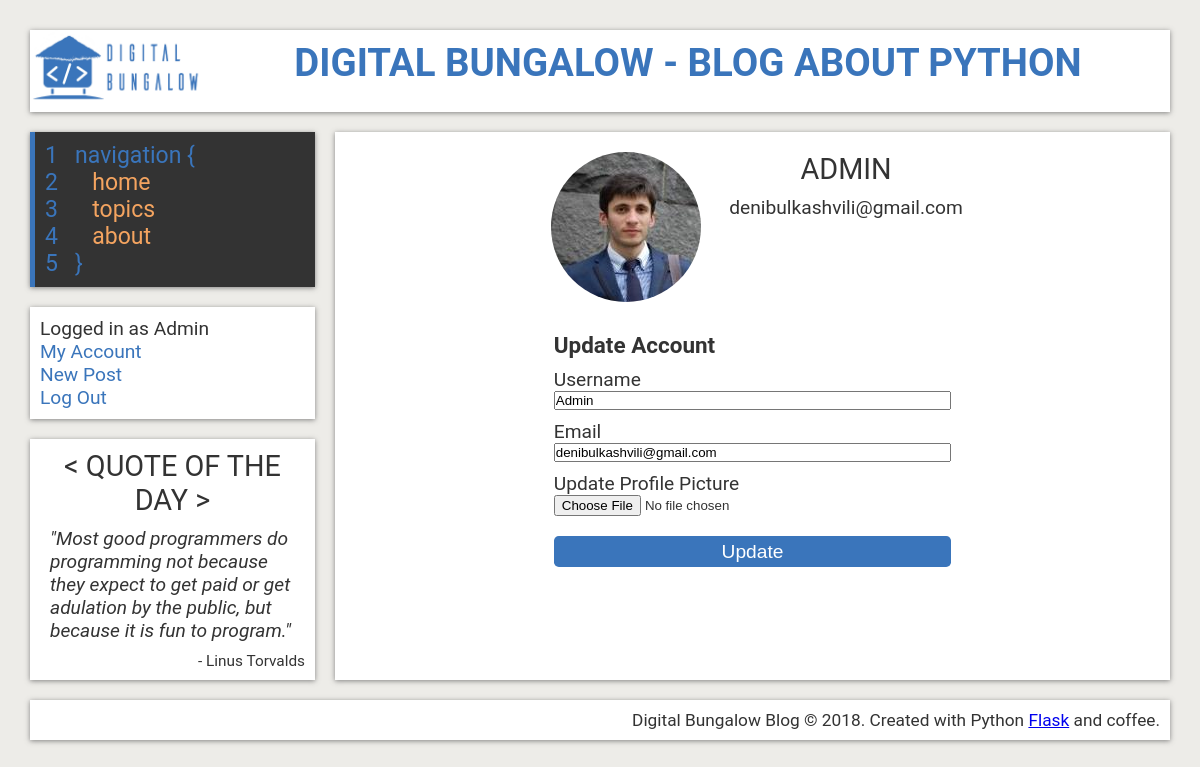
The page /account (signed in) on the database its author committed.
### flaskblog/models.py (models this page shows, shortened)
class User(db.Model, UserMixin):
    id = db.Column(db.Integer, primary_key=True)
    username = db.Column(db.String(20), unique=True, nullable=False)
    email = db.Column(db.String(120), unique=True, nullable=False)
    image_file = db.Column(db.String(20), nullable=False, default='default-avatar.jpg')
    password = db.Column(db.String(60), nullable=False)
    posts = db.relationship('Post', backref='author', lazy=True)

### flaskblog/routes.py (the view)
@app.route("/account", methods=['GET', 'POST'])
@login_required
def account():
    form = UpdateAccountForm()
    if form.validate_on_submit():
        if form.picture.data:
            picture_file = save_picture(form.picture.data)
            current_user.image_file = picture_file
        current_user.username = form.username.data
        current_user.email = form.email.data
        db.session.commit()
        flash('Your account has been updated', 'success')
        return redirect(url_for('account'))
    elif request.method == 'GET':
        form.username.data = current_user.username
        form.email.data = current_user.email
    image_file = url_for('static', filename='images/' + current_user.image_file)
    return render_template('account.html', title="Account",
                            image_file=image_file, form=form)

### flaskblog/forms.py (shortened to what this page needs)
class UpdateAccountForm(FlaskForm):
    username = StringField('Username', validators=[DataRequired(),
                            Length(min=2, max=20)])
    email = StringField('Email', validators=[DataRequired(), Email()])
    picture = FileField('Update Profile Picture', validators=[FileAllowed(['jpg', 'png'])])
    submit = SubmitField('Update')

### flaskblog/models.py (called while the page is built)
@login_manager.user_loader
def load_user(user_id):
    return User.query.get(int(user_id))

### flaskblog/templates/account.html (shortened to what this page needs)
{% extends "layout.html" %}
{% block content %}
    <article class="account">
      <section class="account-info">
        <img src="{{ image_file }}" alt="">
        <div class="account-info-main">
          <h2>{{ current_user.username }}</h2>
          <p>{{ current_user.email }}</p>
        </div>
      </section>
      <section class="account-form">
        <h3>Update Account</h3>
        <form class="update-account" action="" method="POST" enctype="multipart/form-data">
          <div class="form-group">
            {{  form.username.label }}
            {% if form.username.errors %}
              {{ form.username }}
              <div class="invalid-feedback">
                {% for error in form.username.errors %}
                  <span>{{ error }}</span>
                {% endfor %}
              </div>
            {% else %}
              {{  form.username }}
            {% endif %}
          </div>
          <div class="form-group">
            {{  form.email.label }}
            {% if form.email.errors %}
              {{ form.email }}
              <div class="invalid-feedback">
                {% for error in form.email.errors %}
                  <span>{{ error }}</span>
                {% endfor %}
              </div>
            {% else %}
              {{  form.email }}
            {% endif %}
          </div>
          <div class="form-group">
            {{  form.picture.label }}
            {{  form.picture }}
          </div>
          <div class="form-group btn">
            {{ form.submit }}
          </div>
        </form>
      </section>
    </article>
{% endblock content %}

### flaskblog/templates/layout.html (shortened to what this page needs)
<!DOCTYPE html>
<html lang="en">
  <head>
    <link rel="stylesheet" href="{{ url_for('static', filename='style.css') }}">
    <link rel="stylesheet" href="https://use.fontawesome.com/releases/v5.0.13/css/all.css">
  </head>
  <body>
    <div class="wrapper">
    <header>
      <div class="logo">
        <a href="{{ url_for('home')}}">
          <img src="{{ url_for('static', filename='images/logo.png') }}"
               alt="digital-bungalow-logo">
        </a>
      </div>
      <div class="title">
        <h1>
          <a href="{{ url_for('home')}}">
            Digital Bungalow - Blog About Python
          </a>
        </h1>
      </div>
    </header>
    <aside>
      <nav>
        <ul>
          <li>
            1 &nbsp;&nbsp;navigation {
          </li>
          <li>
            <a href="{{ url_for('home')}}">
              <span>2</span>  &nbsp;&nbsp;&nbsp;&nbsp; home
            </a>
          </li>
          <li>
            <a href="{{ url_for('topics')}}">
              <span>3</span>  &nbsp;&nbsp;&nbsp;&nbsp; topics
            </a>
          </li>
          <li>
            <a href="{{ url_for('about')}}">
              <span>4</span>  &nbsp;&nbsp;&nbsp;&nbsp; about
            </a>
          </li>
          <li>
            5 &nbsp;&nbsp;}
          </li>
        </ul>
      </nav>
      <div class="log-reg">
        <ul>
          {% if current_user.is_authenticated %}
            <li>Logged in as {{ current_user.username }}</li>
            <li><a href="{{ url_for('account')}}">My Account</a></li>
            <li><a href="{{ url_for('new_post')}}">New Post</a></li>
            <li><a href="{{ url_for('logout')}}">Log Out</a></li>
          {% else %}
            <li><a href="{{ url_for('register')}}">Register</a></li>
            <li><a href="{{ url_for('login')}}">Log In</a></li>
          {% endif %}
        </ul>
      </div>
      <div class="sidebar">
        <h2>&lt; Quote of the Day &gt;</h2>
        <p class="quote">"Most good programmers do programming not because they
          expect to get paid or get adulation by the public, but because it is fun to program." </p>
        <p class= "quote-meta">- Linus Torvalds</p>
      </div>
    </aside>
    {% block content %}{% endblock content %}
    <footer>
      <p>Digital Bungalow Blog &copy; 2018.
        Created with Python <a href="http://flask.pocoo.org/">Flask</a> and coffee.</p>
    </footer>
  </div>
  </body>
</html>

### flaskblog/static/style.css (style rules this page uses)
:root { --primary: #ffffff; --blue: #3a75bb; --orange: #F4A460; --lightblue: #DDEAF9; --grey: #edece8; --hover: #696969; --dark: #333; --shadow: 0 1px 5px rgba(104, 104, 104, 0.8); }
* { margin: 0px; padding: 0px; }
html { box-sizing: border-box; color: var(--dark); font-family: Roboto; font-size: 1.2em; }
body { background: var(--grey); }
h2 { text-transform: uppercase; font-weight: normal; }
.wrapper { margin: 30px; display: grid; grid-gap: 20px; grid-template-areas: "header header" "aside article" "footer footer"; grid-template-columns: 25% 1fr; }
header { grid-area: header; background: var(--primary); display: grid; grid-template-columns: 1fr 6fr; box-shadow: var(--shadow); }
.logo { text-align: center; }
.logo img { height: 4em; }
.title { padding: 10px; text-align: center; text-transform: uppercase; }
.title a { text-decoration: none; color: var(--blue); }
aside { grid-area: aside; align-self: start; display: flex; flex-direction: column; }
nav { background: var(--dark); padding: 10px; box-shadow: var(--shadow); font-size: 1.2em; border-left: 5px solid var(--blue); margin-bottom: 20px; }
nav ul { list-style: none; }
nav ul li { color: var(--blue); }
nav a { text-decoration: none; color: var(--orange); display:inline-block; width: 100%; text-transform: lowercase; }
nav a span { color: var(--blue); }
.log-reg { background: var(--primary); padding: 10px; box-shadow: var(--shadow); margin-bottom: 20px; }
.log-reg ul { list-style: none; }
.log-reg ul a { text-decoration: none; color: var(--blue); }
.sidebar { background: var(--primary); padding: 10px; box-shadow: var(--shadow); align-self: flex-start; }
.sidebar h2 { text-align: center; }
.sidebar p.quote { font-style: italic; padding: 10px; }
.sidebar p.quote-meta { font-size: 0.8em; text-align: right; }
footer { grid-area: footer; background: var(--primary); padding: 10px; box-shadow: var(--shadow); text-align: right; font-size: 0.9em; }
article { grid-area: article; background: var(--primary); padding: 10px 20px; box-shadow: var(--shadow); }
section { padding: 10px 0; }
article h2 { text-align: center; margin-bottom: 10px; }
article h3 { margin: 10px 0; }
.form-group { display: flex; flex-direction: column; margin: 10px 0; }
#submit { margin-top: 10px; background-color: var(--blue); color: white; border: 0; border-radius: 0.25rem; padding: 0.25rem 0.5rem; font-size: inherit; }
.account-info { display:grid; grid-template-columns: repeat(4, 1fr);; grid-gap: 20px; }
.account-info img { grid-column: 2 / 3; grid-row: 1 / 3; border-radius: 180px; width: 150px; justify-self: center; }
.account-info-main { grid-column: 3 / 4; justify-self: start; }
.account-form { display: block; margin: 0 auto; width: 50%; }

### rows shown on the page
User: username "Admin", username "ADMIN", email "denibulkashvili@gmail.com"
